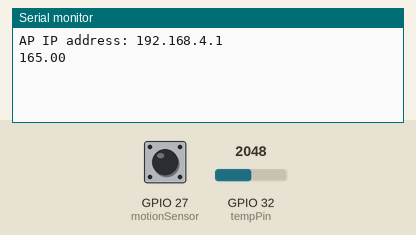
A sketch run on a simulated ESP32. On the bench: the last lines printed to the serial monitor. Inputs (shaded band) come from the test bench; at power-on: GPIO 32 (tempPin) = 2048, GPIO 27 (motionSensor) HIGH.

Above: at 1.2 s.
1.3 s: GPIO 32 (tempPin) set to 2866
At 2.6 s:
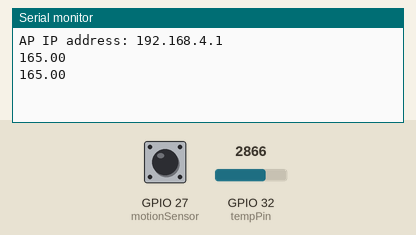
2.8 s: GPIO 32 (tempPin) set to 3603
At 3.8 s:
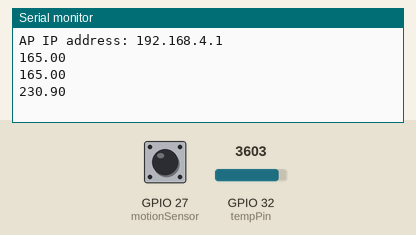
4.3 s: GPIO 27 (motionSensor) pulsed LOW 2 times (0.12 s each, 0.3 s apart)
At 6.4 s:
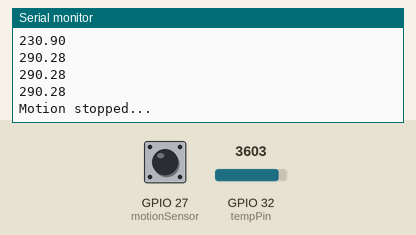
Timing chart, 0 to 7.9 s (numbered marks = the images above; inputs shaded):
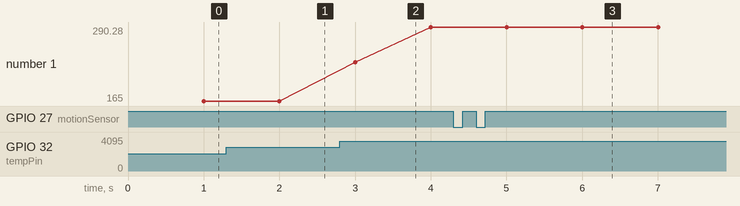

The sketch:

ProjectSender.ino
```cpp
#include "WiFi.h"
#include "ESPAsyncWebServer.h"

//pins
int tempPin = 32;
int motionSensor = 27;
//------------------------------------------

//variables for temperature sensor.
float temp;
float mV;
float cel;
bool flagFire = true;
//------------------------------------------

//variables for PIR sensor.
#define timeSeconds 1
unsigned long now = millis();
unsigned long lastTrigger = 0;
boolean startTimer = false;
bool flagInt = false;
//------------------------------------------

//variables for WiFi
AsyncWebServer server(80);
AsyncWebServerResponse *response;
AsyncWebServerRequest *request;
const char* ssid = "Government";
const char* password = "123456789";
int count = 0;
String sendM = "98";

//------------------------------------------

//Interrupt function for PIR
void IRAM_ATTR detectsMovement()
{
  //digitalWrite(led, HIGH);
  startTimer = true;
  lastTrigger = millis();
}

void setup()
{
  // put your setup code here, to run once:
  Serial.begin(9600);

  //for PIR.
  pinMode(motionSensor, INPUT_PULLUP);
  attachInterrupt(digitalPinToInterrupt(motionSensor), detectsMovement, RISING);
  //------------------------------------------

  //for WiFi
  WiFi.mode(WIFI_AP);
  WiFi.softAP(ssid, password);

  IPAddress IP = WiFi.softAPIP();
  Serial.print("AP IP address: ");
  Serial.println(IP);
  server.on("/", HTTP_GET, [](AsyncWebServerRequest *request){
    request->send(200, "text/plain", sendM);
    });
  server.begin();
  //------------------------------------------

}

void loop()
{
  // put your main code here, to run repeatedly:
  temp = analogRead(32);//TEMP
  delay(1000);
  mV = (temp * 3300) / 4096;
  cel = mV / 10;
  // Serial.print(String(temp) + " ");
  Serial.println(String(cel));

  if(flagFire)
  {
    //detecting human presence.
    now = millis();
    if(startTimer && (now - lastTrigger > (timeSeconds * 1000)))
    {
      Serial.println("Motion stopped...");
      //digitalWrite(led, LOW);
      startTimer = false;
    }

    //transmit data over WiFi.
    sendM = "0";
  }

  if(cel > 145)
    flagFire = true;
  //delay(1000);

}
```

Measured:
- after the input at 4.3 s, the serial monitor: prints a new line after 1.7 s (image 3)
- plotted number 1: 165 → 290.28 after the input at 2.8 s
